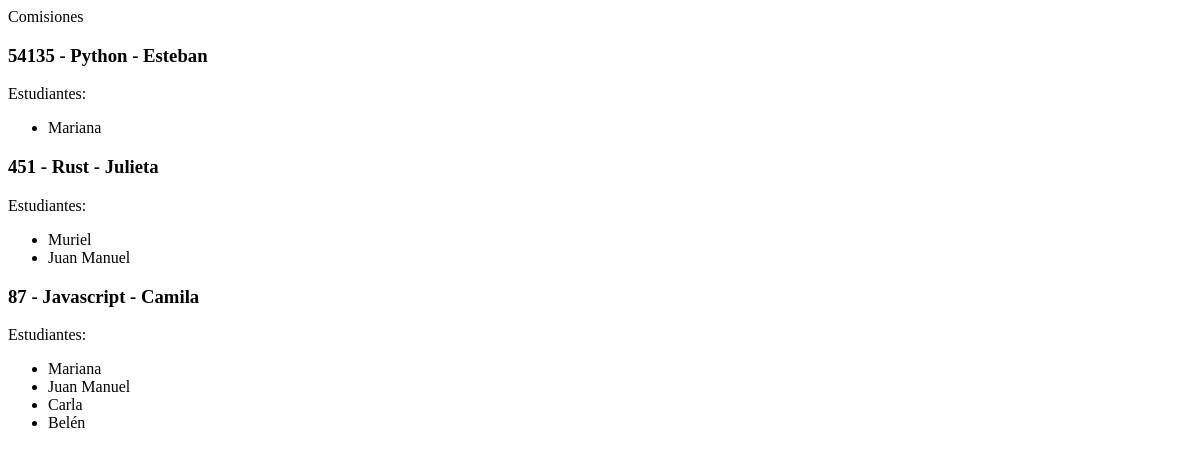
Page /Clase/ on the earlier database version.
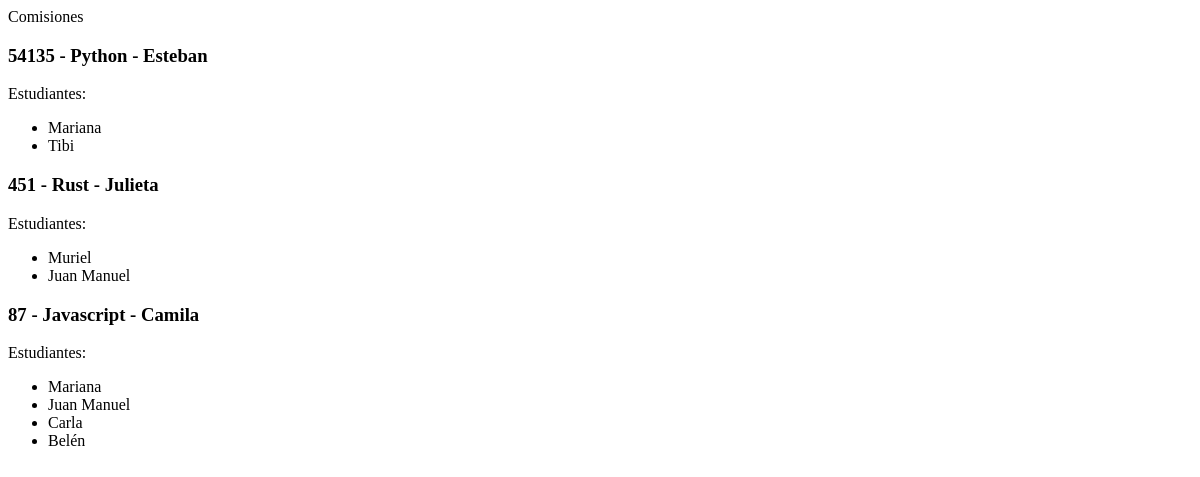
Same page on the later database version.
### Clase/models.py (models this page shows, shortened)
class Comision (models.Model):
    nombre = models.PositiveIntegerField (unique= True)
    curso = models.ForeignKey (Curso, on_delete = models.SET_NULL, null= True, blank= True)
    profesor = models.ForeignKey (Profesor, on_delete= models.SET_NULL, null= True, blank= True)
    estudiante = models.ManyToManyField (Estudiante)

class Curso (models.Model):
    nombre = models.CharField (max_length=100)
    def __str__(self) -> str:
        return self.nombre

class Profesor (models.Model):
    nombre = models.CharField (max_length=200)
    def __str__(self) -> str:
        return self.nombre

class Estudiante (models.Model):
    nombre = models.CharField (max_length=200)
    curso = models.ForeignKey (Curso, on_delete= models.SET_NULL, null= True, blank= True)

### Clase/views.py (the view)
# urls.py: 2. Add a URL to urlpatterns:  path('', views.home, name='home')
def home (request):
    query = models.Comision.objects.all ()
    context = {"comisiones": query}
    return render (request, "Clase/index.html", context)

### Clase/templates/Clase/index.html (shortened to what this page needs)
{% extends 'core/base.html' %}
{% block title %}
    Comisiones
{% endblock %}
{% block content %}
    {% for comision in comisiones %}
        <h3>{{ comision.nombre }} - {{ comision.curso }} - {{ comision.profesor }}</h3>
        <p>Estudiantes:</p>
        <ul>
            {% for estudiante in comision.estudiante.all %}
            <li>{{ estudiante.nombre }}</li>
        {% endfor %}
    </ul>
{% endfor %}
{% endblock %}

### core/templates/core/base.html (shortened to what this page needs)
<!DOCTYPE html>
<html lang="es">
<head>
</head>
    <body>
        {% block title %}
        {% endblock title %}
        {% block content %}
        {% endblock content %}
    </body>
</html>

Differences in the rows shown:
changed Comision "Python": gains Estudiante (nombre "Tibi")
